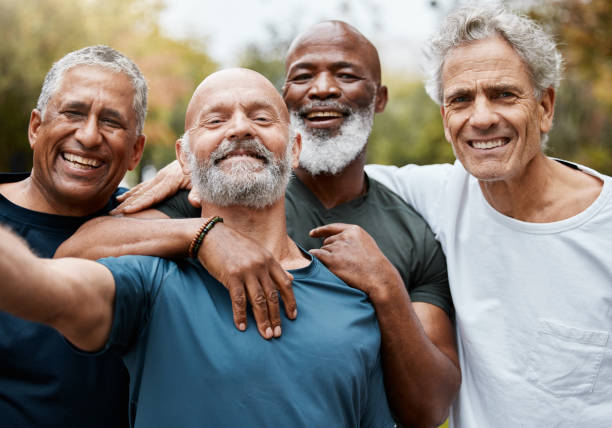
//> input picture images/test.jpg, 612 x 428 px
$ ./main   (built with g++ and OpenCV 4)
//> lines starting //> are read from the running program, lines starting //| are printed output that depends on the picture; after the words box and inside, x2 and y2 are one past the last pixel; in counts of white or black regions, pixels touching at a corner belong together
#include <opencv2/opencv.hpp>
#include <iostream>
#include <string>
#include <vector>
#include <filesystem>

namespace fs = std::filesystem;

static const std::string CASCADE_PATH = "data/haarcascade_frontalface_default.xml";
//static const std::string IMAGE_PATH = "images/profile pic.jpg";
static const std::string IMAGE_PATH = "images/test.jpg";

bool loadFaceCascade(cv::CascadeClassifier& faceCascade) {
    if (!faceCascade.load(CASCADE_PATH)) {
        std::cerr << "Error: Failed to load Haar cascade from: " << CASCADE_PATH << std::endl;
        return false;
    }
    return true;
}

std::vector<cv::Rect> detectFaces(cv::Mat& frame, cv::CascadeClassifier& faceCascade) {
    std::vector<cv::Rect> faces;
    cv::Mat gray;

    cv::cvtColor(frame, gray, cv::COLOR_BGR2GRAY);
    cv::equalizeHist(gray, gray);

    faceCascade.detectMultiScale(
        gray,
        faces,
        1.1,              // scaleFactor
        5,                // minNeighbors
        0,
        cv::Size(30, 30)  // minSize
    );

    return faces;
}

void drawFacesAndCount(cv::Mat& frame, const std::vector<cv::Rect>& faces) {
    for (const auto& face : faces) {
        cv::rectangle(frame, face, cv::Scalar(0, 255, 0), 2);
    }

    std::string label = "Faces: " + std::to_string(faces.size());
    cv::putText(
        frame,
        label,
        cv::Point(20, 40),
        cv::FONT_HERSHEY_SIMPLEX,
        1.0,
        cv::Scalar(0, 255, 0),
        2
    );
}

void runImageMode(cv::CascadeClassifier& faceCascade) {
    cv::Mat image = cv::imread(IMAGE_PATH);

    if (image.empty()) {
        std::cerr << "Error: Failed to load image from: " << IMAGE_PATH << std::endl;
        return;
    }

    std::vector<cv::Rect> faces = detectFaces(image, faceCascade);
    drawFacesAndCount(image, faces);

    std::cout << "Detected " << faces.size() << " face(s) in image." << std::endl;
    std::cout << "Press any key to close image window." << std::endl;

    cv::imshow("Face Detection - Image", image);
    cv::waitKey(0);
    cv::destroyAllWindows();
}

// [61 lines left out: functions generateSnapshotName, runWebcamMode, not called in this run]

int main() {
    cv::CascadeClassifier faceCascade;

    if (!loadFaceCascade(faceCascade)) {
        return -1;
    }

    int choice = 0;
    std::cout << "=============================\n";
    std::cout << " OpenCV Face Detection App\n";
    std::cout << "=============================\n";
    std::cout << "1. Detect faces in image\n";
    std::cout << "2. Detect faces from webcam\n";
    std::cout << "Enter choice: ";
    std::cin >> choice;
//> the answer given: 1

    if (choice == 1) {
        runImageMode(faceCascade);
//> in runImageMode, image is the input picture: 428 rows x 612 cols, CV_8UC3; mean B, G, R 121.1, 128.1, 136.1
//> in detectFaces, `cv::cvtColor(frame, gray, cv::COLOR_BGR2GRAY);`:
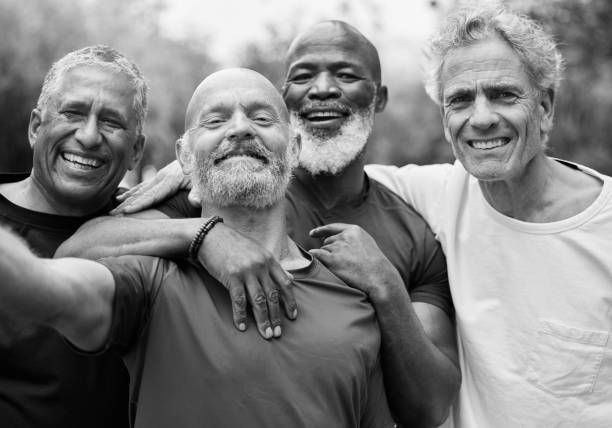
//> gray: 428 rows x 612 cols, CV_8UC1; min 0, max 254, mean 129.7
//> in detectFaces, `faceCascade.detectMultiScale( gray, faces, 1.1, 5, 0, cv::Size(30, 30)..`: faces = 4 Rects (x, y, width, height): [276, 36, 97, 97], [38, 77, 104, 104], [186, 71, 108, 108], [424, 52, 119, 119]
//> the loop in drawFacesAndCount, `for (const auto& face : faces)` made 4 passes
//> after the loop in drawFacesAndCount, `for (const auto& face : faces)`:
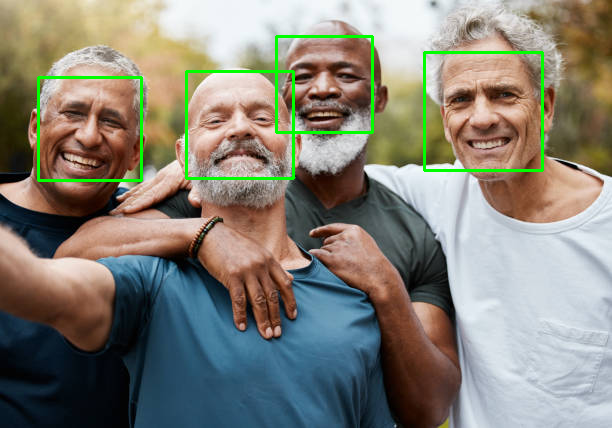
//> frame: 428 rows x 612 cols, CV_8UC3; 1.93% of pixels changed, all inside (x1, y1, x2, y2) = (37, 35, 544, 182)
//> in drawFacesAndCount, `std::string label = "Faces: " + std::to_string(faces.size());`: label = "Faces: 4"
//> in drawFacesAndCount, `cv::putText( frame, label, cv::Point(20, 40), cv::FONT_HERSHEY_SIMPLEX..`:
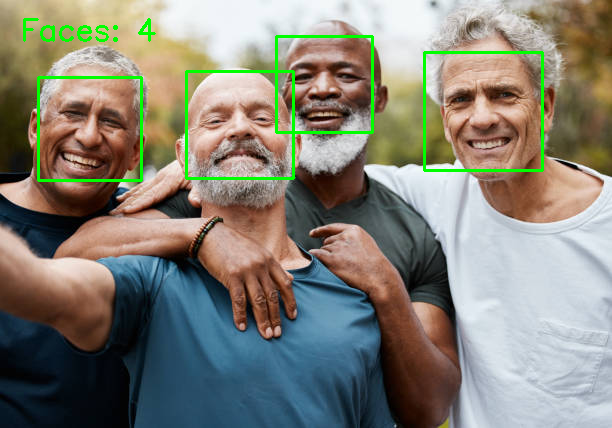
//> frame: 428 rows x 612 cols, CV_8UC3; 0.32% of pixels changed, all inside (x1, y1, x2, y2) = (23, 18, 156, 42)
//| Detected 4 face(s) in image.
    } else if (choice == 2) {
        runWebcamMode(faceCascade);
    } else {
        std::cout << "Invalid choice." << std::endl;
    }

    return 0;
}

$ run again, with images/profile pic.jpg copied over images/test.jpg
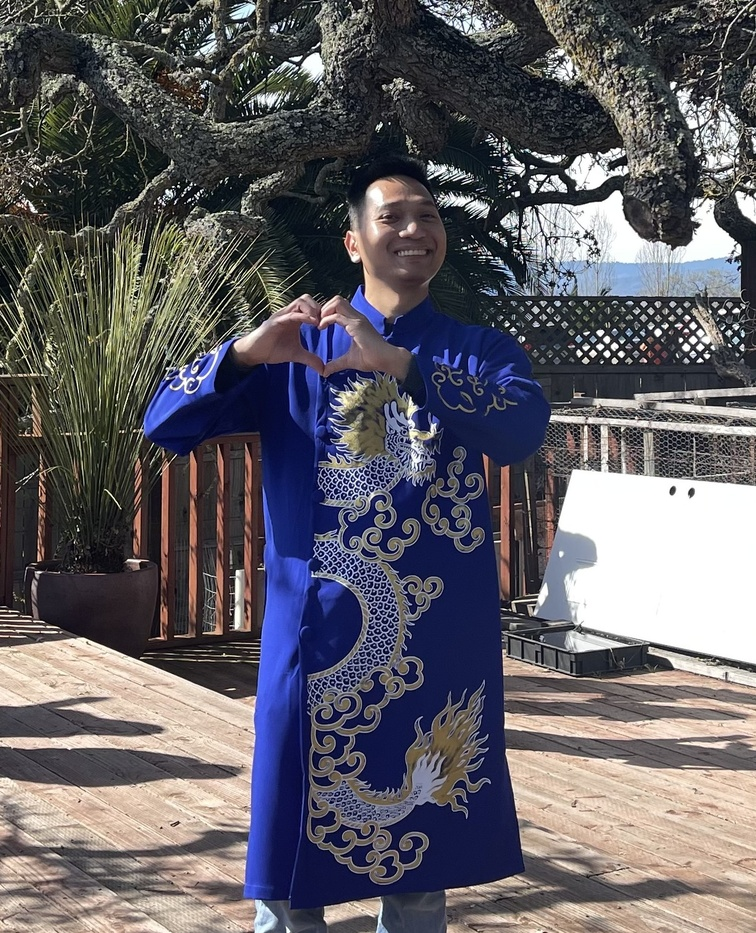
//> input picture images/profile pic.jpg, 756 x 933 px, shrunk from 1311 x 1619 before the run
//> in runImageMode, image is the input picture: 933 rows x 756 cols, CV_8UC3; mean B, G, R 101.7, 95.5, 98.1
//> in detectFaces, `faceCascade.detectMultiScale( gray, faces, 1.1, 5, 0, cv::Size(30, 30)..`: faces = 1 Rect (x, y, width, height): [355, 180, 94, 94]
//> the loop in drawFacesAndCount, `for (const auto& face : faces)` made 1 pass
//> after the loop in drawFacesAndCount, `for (const auto& face : faces)`:
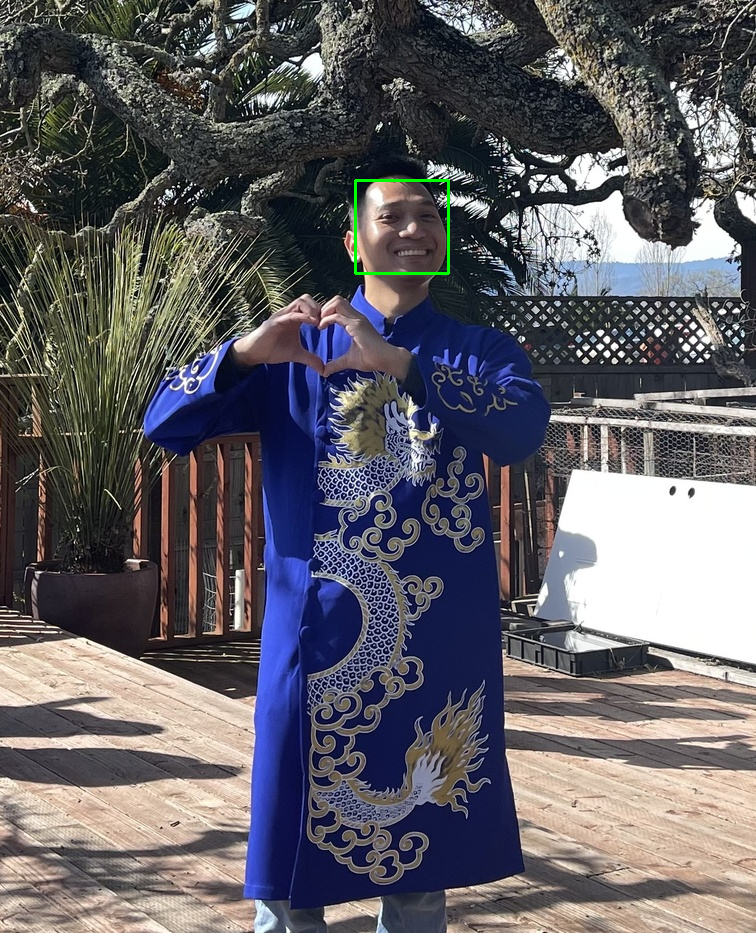
//> frame: 933 rows x 756 cols, CV_8UC3; 0.16% of pixels changed, all inside (x1, y1, x2, y2) = (354, 179, 450, 275)
//> label = "Faces: 1"
//> in drawFacesAndCount, `cv::putText( frame, label, cv::Point(20, 40), cv::FONT_HERSHEY_SIMPLEX..`:
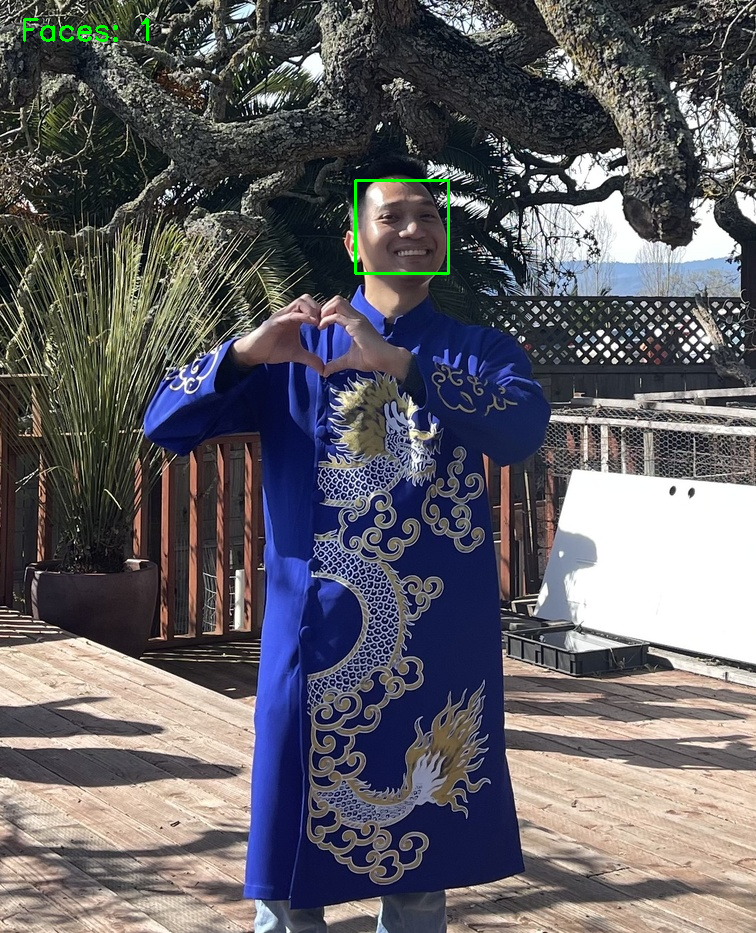
//> frame: 933 rows x 756 cols, CV_8UC3; 0.11% of pixels changed, all inside (x1, y1, x2, y2) = (23, 18, 149, 42)
//| Detected 1 face(s) in image.
